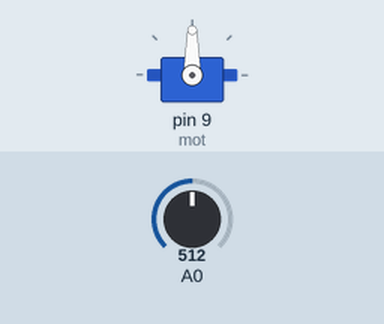
A sketch run on a simulated Arduino Uno, built with avr-gcc and run on an emulated ATmega328P. On the bench: servo. Inputs (shaded band) come from the test bench; at power-on: A0 = 512.

Above: at 1.2 s.
1.3 s: A0 set to 716
At 2.1 s:
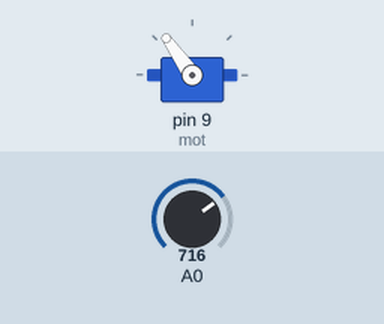
2.8 s: A0 set to 900
At 3.2 s:
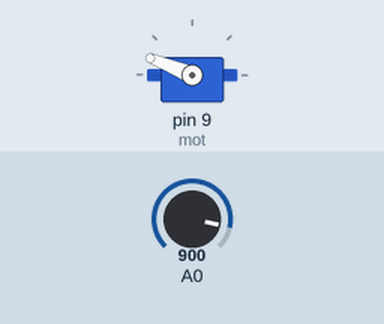
4.3 s: A0 set to 1023
At 5.5 s:
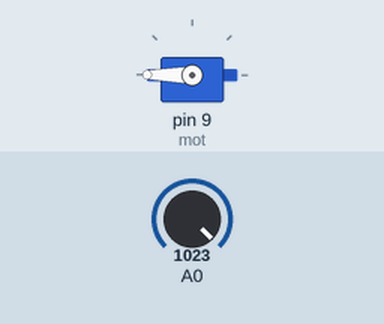
5.8 s: A0 set to 306
At 6.7 s:
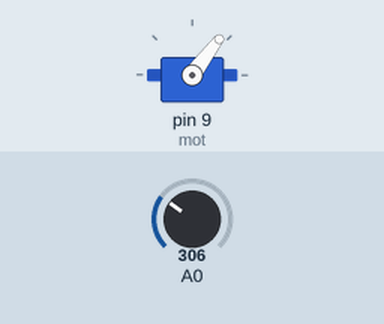
7.3 s: A0 set to 122
At 7.8 s:
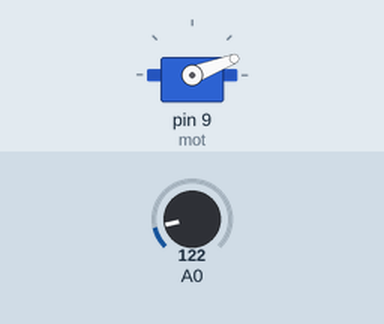
Timing chart, 0 to 9.8 s (numbered marks = the images above; inputs shaded):
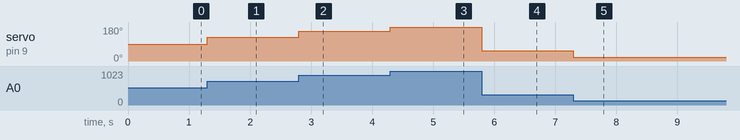

The sketch:

pot_servo.ino
```cpp
#include <Servo.h>
Servo mot;
int st=0;
int pot;

void setup() {

mot.attach(9); //bagli pin
}
void loop(){

  st=analogRead(A0);
  pot=map(st,0,1023,0,180);

  {mot.write(pot);}
//harekete gecicek kisim


}
```

Measured:
- after the input at 1.3 s, servo on pin 9 (mot): 90° → 125° at once
- after the input at 2.8 s, servo on pin 9 (mot): 125° → 158° at once
- after the input at 4.3 s, servo on pin 9 (mot): 158° → 180° at once
- after the input at 5.8 s, servo on pin 9 (mot): 180° → 53° at once
- after the input at 7.3 s, servo on pin 9 (mot): 53° → 21° at once
